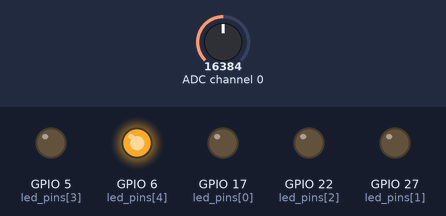
Bench run of a program on a simulated Raspberry Pi (BCM pin numbers). Parts: output pins drawn as LEDs (lit = HIGH). Dashed ring = blinking. The test bench sets the inputs (shaded band); at power-on: ADC channel 0 = 16384 (analog values on the 0–32767 scale).

Above: at 1.2 s.
1.3 s: ADC channel 0 set to 3932
At 1.72 s:
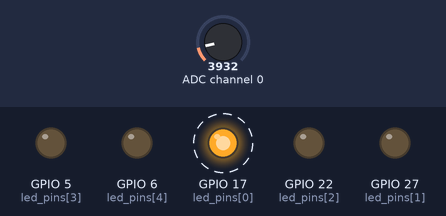
At 2.45 s:
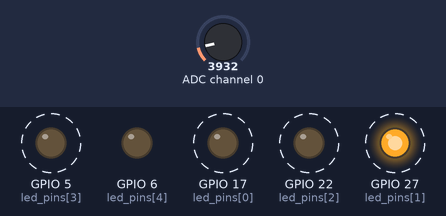
4.9 s: ADC channel 0 set to 0
At 5.41 s:
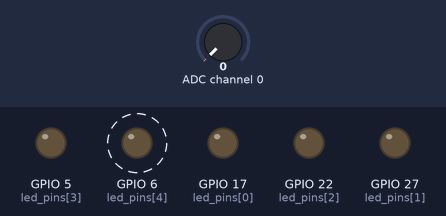
Timing chart, 0 to 14.4 s (numbered marks = the images above; inputs shaded):
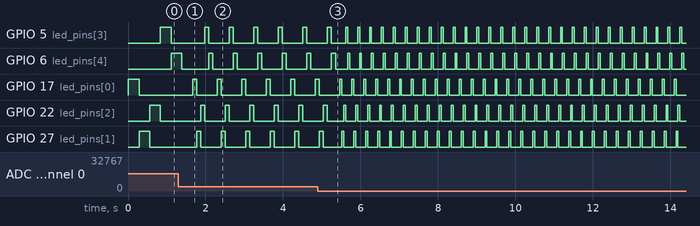

Measured:
- after the input at 1.3 s, GPIO 5 (led_pins[3]): alternates HIGH for 0.10 s and LOW for 0.53 s, starting after 0.68 s; GPIO 17 (led_pins[0]), GPIO 27 (led_pins[1]): alternates HIGH for 0.10 s and LOW for 0.53 s, starting after 0.47 s; GPIO 22 (led_pins[2]): alternates HIGH for 0.10 s and LOW for 0.53 s, starting after 0.58 s
- after the input at 4.9 s, GPIO 6 (led_pins[4]): alternates HIGH for 0.05 s and LOW for 0.26 s, starting after 0.77 s
- by itself, GPIO 6 (led_pins[4]): repeats every 0.63 s: HIGH 0.10 s, LOW 0.53 s

The program:

R65._LED_Chaser_Control__Potentiometer_.py
```python
"""
Components Used:
1. Raspberry Pi
2. ADS1115 ADC Module
3. Potentiometer
4. Five LEDs
5. Breadboard
6. Jumper Wires

Install Required Libraries:
pip3 install adafruit-circuitpython-ads1x15 adafruit-blinka numpy --break-system-packages
"""

import time
import board
import busio
import numpy as np
import RPi.GPIO as gpio
import adafruit_ads1x15.ads1115 as ADS
from adafruit_ads1x15.analog_in import AnalogIn

# ---------------- GPIO Setup ----------------
gpio.setmode(gpio.BCM)  # Use BCM numbering

# 5 LED pins
led_pins = [17, 27, 22, 5, 6]

# Set all LED pins as output
for pin in led_pins:
    gpio.setup(pin, gpio.OUT)

# ---------------- ADS1115 Setup ----------------
i2c = busio.I2C(board.SCL, board.SDA)  # Initialize I2C
ads = ADS.ADS1115(i2c)                 # Create ADS1115 object

# Read potentiometer from A0
potentiometer = AnalogIn(ads, 0)

# ---------------- Main Loop ----------------
try:
    while True:
        # Read analog value from potentiometer
        pot_value = potentiometer.value

        # Map value (0–65535) → delay (50–500 ms)
        delay_ms = np.interp(pot_value, [0, 32676], [50, 500])

        # LED chaser sequence
        for pin in led_pins:
            gpio.output(pin, gpio.HIGH)        # Turn ON LED
            time.sleep(delay_ms / 1000.0)      # Delay
            gpio.output(pin, gpio.LOW)         # Turn OFF LED

        time.sleep(delay_ms / 1000.0)          # Small gap between cycles

except KeyboardInterrupt:
    print("Exiting...")
    gpio.cleanup()  # Reset GPIO pins
```
